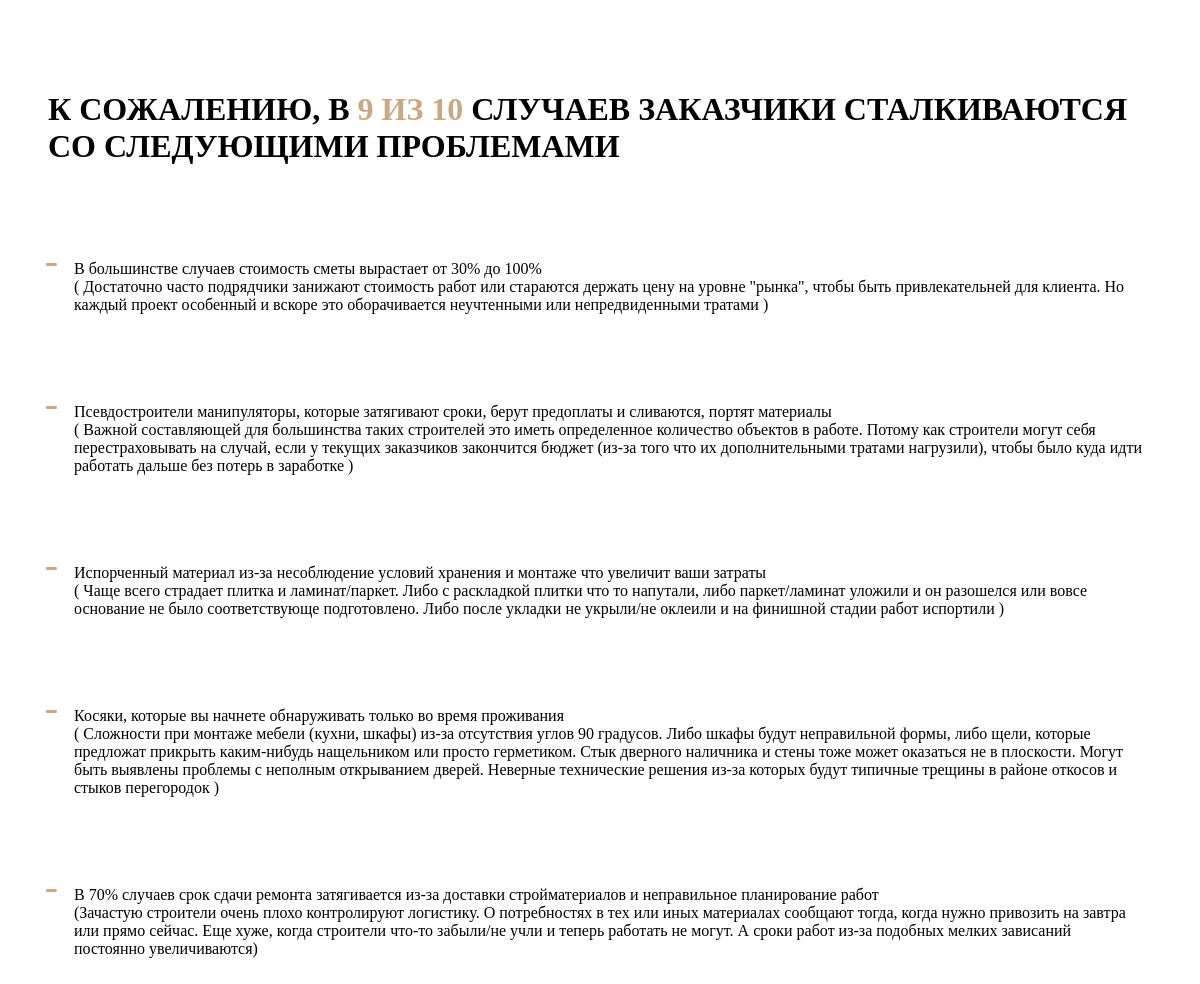
The app's page /second/ with its own data.
### catalog/models.py (models this page shows)
class Second_page(models.Model): # Создание модели для второй страницы
    problems=models.TextField(verbose_name='Проблемы')

### catalog/views.py (the view)
# urls.py: path('second/', second_page),
def second_page(request):
    p2 = Second_page.objects.all()
    context = { 'page2': p2 }
    return render(request, 'catalog/second_page.html', context)

### catalog/templates/catalog/second_page.html (shortened to what this page needs)
<!DOCTYPE html>
{% load static %}
<html lang="en">
<head>
    <link href="{% static 'catalog/css/second_page_style.css' %}" rel="stylesheet">
</head>
<body>
<div class="p2">
    <h1>К СОЖАЛЕНИЮ, В <span style="color:#CBA782" > 9 ИЗ 10 </span> СЛУЧАЕВ ЗАКАЗЧИКИ СТАЛКИВАЮТСЯ СО СЛЕДУЮЩИМИ ПРОБЛЕМАМИ</h1>
    {% for q in page2 %}
        <ul>
            <li>{{ q.problems|linebreaksbr}}</li>
        </ul>
    {% endfor %}
</div>
</body>
</html>

### catalog/static/catalog/css/second_page_style.css (style rules this page uses)
.p2 { margin-bottom:50px; }
.p2 li { padding-left: 1em; }
.p2 li::marker { content: "-"; font-size: 250%; color: #CBA782; }
.p2 li:last-child { padding-bottom:30px; }
.p2 h1 { padding: 70px 40px 40px 40px; }
.p2 ul { padding: 10px 50px; }

### records on screen
Second_page: problems "В большинстве случаев стоимость сметы вырастает от 30% до 100% ( Достаточно часто подрядчики занижают стоимость работ или стараются держать цену на уровне \"рынка\", чтобы быть привлекательней для клиента. Но каждый проект особенный и вскоре это оборачивается неучтенными или непредвиденными тратами )"
Second_page: problems "Псевдостроители манипуляторы, которые затягивают сроки, берут предоплаты и сливаются, портят материалы ( Важной составляющей для большинства таких строителей это иметь определенное количество объектов в работе. Потому как строители могут себя перестраховывать на случай, если у текущих заказчиков закончится бюджет (из-за того что их дополнительными тратами нагрузили), чтобы было куда идти работать дальше без потерь в заработке )"
Second_page: problems "Испорченный материал из-за несоблюдение условий хранения и монтаже что увеличит ваши затраты ( Чаще всего страдает плитка и ламинат/паркет. Либо с раскладкой плитки что то напутали, либо паркет/ламинат уложили и он разошелся или вовсе основание не было соответствующе подготовлено. Либо после укладки не укрыли/не оклеили и на финишной стадии работ испортили )"
Second_page: problems "Косяки, которые вы начнете обнаруживать только во время проживания ( Сложности при монтаже мебели (кухни, шкафы) из-за отсутствия углов 90 градусов. Либо шкафы будут неправильной формы, либо щели, которые предложат прикрыть каким-нибудь нащельником или просто герметиком. Стык дверного наличника и стены тоже может оказаться не в плоскости. Могут быть выявлены проблемы с неполным открыванием дверей. Неверные технические решения из-за которых будут типичные трещины в районе откосов и стыков перегородок )"
Second_page: problems "В 70% случаев срок сдачи ремонта затягивается из-за доставки стройматериалов и неправильное планирование работ (Зачастую строители очень плохо контролируют логистику. О потребностях в тех или иных материалах сообщают тогда, когда нужно привозить на завтра или прямо сейчас. Еще хуже, когда строители что-то забыли/не учли и теперь работать не могут. А сроки работ из-за подобных мелких зависаний постоянно увеличиваются)"
